Frame 1 (no input): blank canvas, image omitted
Frame 60 (the mouse pressed at the canvas centre just before this capture): blank canvas, image omitted
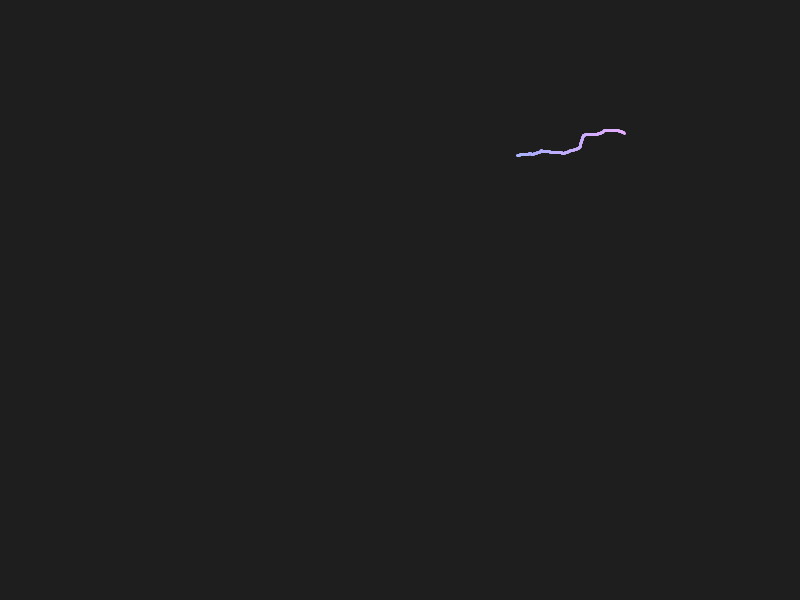
Frame 120 (the mouse held since frame 60 and released just before this capture)

The Processing sketch whose frames 1 and 60 were blank and that drew this single picture after the mouse press (run headless with seeded random() and noise(); from frame 60 on, the mouse is pressed at the canvas centre):

// Processing sketch: genuary8_singlecurve
// ── genuary8_singlecurve.pde
float check_path(float curr_x, float curr_y, float x_vel, float y_vel) {
  float initial_x = curr_x, initial_y = curr_y;
  
  loadPixels();
  // check forward in the direction a certain amount
  int check_forward;
  for (check_forward = 0; check_forward < 100; check_forward++) {
    curr_x += x_vel;
    curr_y += y_vel;
    
    curr_x = curr_x > width ? 0 : curr_x < 0 ? width : curr_x;
    curr_y = curr_y > height ? 0 : curr_y < 0 ? height : curr_y;
    
    if (brightness(get(floor(curr_x), floor(curr_y))) >= 95) {
      break;
    }
  }
  
  // calculate distance between initial_x, curr_x and initial_y, curr_y
  return dist(initial_x, initial_y, curr_x, curr_y);
}

float check_surroundings(float x, float y, float angle) {
  // depending on the current direction, look forward and calculate
  // a change of direction
  float start_angle_check = angle - (PI * 0.5);
  float end_angle_check = angle + (PI * 0.5);
  
  // look for furthest distance from line to travel towards
  float max_distance = check_path(x, y, cos(angle), sin(angle)), best_angle = angle;
  if (max_distance >= 90) // angle is already good
    return angle;
    
  for (float check_frontier = start_angle_check; check_frontier < end_angle_check; check_frontier += PI / 64) {
    float path_distance = check_path(x, y, cos(check_frontier), sin(check_frontier));
    
    if (path_distance > max_distance) {
      max_distance = path_distance;
      best_angle = check_frontier;
    }
  }
  
  return best_angle;
}

class Curve {
  float prev_x, prev_y;
  float x, y;
  float angle;
  
  color col;
  
  Curve(float start_x, float start_y, float start_angle) {
    x = start_x;
    y = start_y;
    
    angle = start_angle;
    
    col = color(x, 255, width);
  }
  
  void move() {
    x = x > width ? 0 : x < 0 ? width : x;
    y = y > height ? 0 : y < 0 ? height : y; 
    
    prev_x = x;
    prev_y = y;
    
    y += sin(angle);
    x += cos(angle);
    
    // update color
    col = color(x, 255, width);
    
    // randomize angle by a slight amount
    angle += random(-PI / 16, PI / 16);
    // change angle based on surrounding data
    float best_angle = check_surroundings(x, y, angle);
    
    // create weight between the current angle and best angle
    float curr_angle_dist = check_path(x, y, cos(angle), sin(angle));
    float new_angle_dist = check_path(x, y, cos(best_angle), sin(best_angle));
    
    // get weighted average
    float total_dist = curr_angle_dist + new_angle_dist + 40;
    
    angle = (angle * ((curr_angle_dist + 40) / total_dist)) + (best_angle * (new_angle_dist / total_dist));
  }
  
  void display() {
    stroke(col);
    
    line(prev_x, prev_y, x, y);
  }
}

Curve curve;

void setup() {
  size(800, 600);
  background(30);
  
  strokeWeight(3);
  colorMode(HSB, width);
  
  curve = new Curve(random(width), random(height), random(2 * PI));
}

void draw() {
  curve.move();
  curve.display();
}
